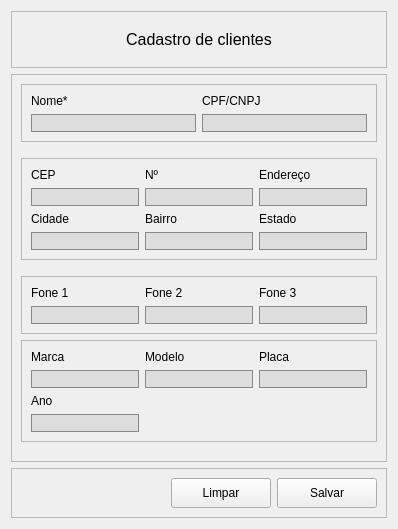
            <widget class="QWidget" name="page3">
             <layout class="QVBoxLayout" name="verticalLayout_14">
              <item>
               <widget class="QFrame" name="frame_12">
                <property name="frameShape">
                 <enum>QFrame::StyledPanel</enum>
                </property>
                <property name="frameShadow">
                 <enum>QFrame::Raised</enum>
                </property>
                <layout class="QVBoxLayout" name="verticalLayout_13" stretch="0">
                 <property name="spacing">
                  <number>18</number>
                 </property>
                 <property name="leftMargin">
                  <number>18</number>
                 </property>
                 <property name="topMargin">
                  <number>18</number>
                 </property>
                 <property name="rightMargin">
                  <number>18</number>
                 </property>
                 <property name="bottomMargin">
                  <number>18</number>
                 </property>
                 <item>
                  <widget class="QLabel" name="label_5">
                   <property name="font">
                    <font>
                     <family>MS Shell Dlg 2</family>
                     <pointsize>12</pointsize>
                     <weight>50</weight>
                     <italic>false</italic>
                     <bold>false</bold>
                    </font>
                   </property>
                   <property name="text">
                    <string>Cadastro de clientes</string>
                   </property>
                   <property name="alignment">
                    <set>Qt::AlignCenter</set>
                   </property>
                  </widget>
                 </item>
                </layout>
               </widget>
              </item>
              <item>
               <widget class="QFrame" name="frame_13">
                <property name="sizePolicy">
                 <sizepolicy hsizetype="Preferred" vsizetype="Expanding">
                  <horstretch>0</horstretch>
                  <verstretch>0</verstretch>
                 </sizepolicy>
                </property>
                <property name="styleSheet">
                 <string notr="true">QLineEdit{
	border: 1px solid #888888;
	background-color: #DDDDDD
}

QLabel{
	width: 10px;
}</string>
                </property>
                <property name="frameShape">
                 <enum>QFrame::StyledPanel</enum>
                </property>
                <property name="frameShadow">
                 <enum>QFrame::Raised</enum>
                </property>
                <layout class="QVBoxLayout" name="verticalLayout_20">
                 <item>
                  <widget class="QFrame" name="frame_6">
                   <property name="sizePolicy">
                    <sizepolicy hsizetype="Preferred" vsizetype="Preferred">
                     <horstretch>0</horstretch>
                     <verstretch>0</verstretch>
                    </sizepolicy>
                   </property>
                   <property name="frameShape">
                    <enum>QFrame::StyledPanel</enum>
                   </property>
                   <property name="frameShadow">
                    <enum>QFrame::Raised</enum>
                   </property>
                   <layout class="QGridLayout" name="gridLayout_2">
                    <item row="1" column="1">
                     <widget class="QLineEdit" name="lineEdit_2"/>
                    </item>
                    <item row="0" column="0">
                     <widget class="QLabel" name="label_2">
                      <property name="sizePolicy">
                       <sizepolicy hsizetype="Preferred" vsizetype="Maximum">
                        <horstretch>0</horstretch>
                        <verstretch>0</verstretch>
                       </sizepolicy>
                      </property>
                      <property name="text">
                       <string>Nome*</string>
                      </property>
                     </widget>
                    </item>
                    <item row="0" column="1">
                     <widget class="QLabel" name="label_3">
                      <property name="text">
                       <string>CPF/CNPJ</string>
                      </property>
                     </widget>
                    </item>
                    <item row="1" column="0">
                     <widget class="QLineEdit" name="lineEdit"/>
                    </item>
                   </layout>
                  </widget>
                 </item>
                 <item>
                  <spacer name="verticalSpacer">
                   <property name="orientation">
                    <enum>Qt::Vertical</enum>
                   </property>
                   <property name="sizeType">
                    <enum>QSizePolicy::Maximum</enum>
                   </property>
                   <property name="sizeHint" stdset="0">
                    <size>
                     <width>20</width>
                     <height>10</height>
                    </size>
                   </property>
                  </spacer>
                 </item>
                 <item>
                  <widget class="QFrame" name="frame_7">
                   <property name="frameShape">
                    <enum>QFrame::StyledPanel</enum>
                   </property>
                   <property name="frameShadow">
                    <enum>QFrame::Raised</enum>
                   </property>
                   <layout class="QGridLayout" name="gridLayout_3">
                    <item row="2" column="1">
                     <widget class="QLabel" name="label_15">
                      <property name="sizePolicy">
                       <sizepolicy hsizetype="Preferred" vsizetype="Maximum">
                        <horstretch>0</horstretch>
                        <verstretch>0</verstretch>
                       </sizepolicy>
                      </property>
                      <property name="text">
                       <string>Bairro</string>
                      </property>
                     </widget>
                    </item>
                    <item row="0" column="0">
                     <widget class="QLabel" name="label_7">
                      <property name="sizePolicy">
                       <sizepolicy hsizetype="Preferred" vsizetype="Maximum">
                        <horstretch>0</horstretch>
                        <verstretch>0</verstretch>
                       </sizepolicy>
                      </property>
                      <property name="text">
                       <string>CEP</string>
                      </property>
                     </widget>
                    </item>
                    <item row="2" column="0">
                     <widget class="QLabel" name="label_16">
                      <property name="text">
                       <string>Cidade</string>
                      </property>
                     </widget>
                    </item>
                    <item row="0" column="1">
                     <widget class="QLabel" name="label_10">
                      <property name="text">
                       <string>Nº</string>
                      </property>
                     </widget>
                    </item>
                    <item row="0" column="2">
                     <widget class="QLabel" name="label_8">
                      <property name="text">
                       <string>Endereço</string>
                      </property>
                     </widget>
                    </item>
                    <item row="1" column="1">
                     <widget class="QLineEdit" name="lineEdit_6"/>
                    </item>
                    <item row="1" column="2">
                     <widget class="QLineEdit" name="lineEdit_4"/>
                    </item>
                    <item row="3" column="1">
                     <widget class="QLineEdit" name="lineEdit_7"/>
                    </item>
                    <item row="1" column="0">
                     <widget class="QLineEdit" name="lineEdit_8"/>
                    </item>
                    <item row="2" column="2">
                     <widget class="QLabel" name="label_17">
                      <property name="text">
                       <string>Estado</string>
                      </property>
                     </widget>
                    </item>
                    <item row="3" column="2">
                     <widget class="QLineEdit" name="lineEdit_5"/>
                    </item>
                    <item row="3" column="0">
                     <widget class="QLineEdit" name="lineEdit_3"/>
                    </item>
                   </layout>
                  </widget>
                 </item>
                 <item>
                  <spacer name="verticalSpacer_3">
                   <property name="orientation">
                    <enum>Qt::Vertical</enum>
                   </property>
                   <property name="sizeType">
                    <enum>QSizePolicy::Maximum</enum>
                   </property>
                   <property name="sizeHint" stdset="0">
                    <size>
                     <width>20</width>
                     <height>10</height>
                    </size>
                   </property>
                  </spacer>
                 </item>
                 <item>
                  <widget class="QFrame" name="frame_8">
                   <property name="frameShape">
                    <enum>QFrame::StyledPanel</enum>
                   </property>
                   <property name="frameShadow">
                    <enum>QFrame::Raised</enum>
                   </property>
                   <layout class="QGridLayout" name="gridLayout_4">
                    <item row="0" column="0">
                     <widget class="QLabel" name="label_18">
                      <property name="sizePolicy">
                       <sizepolicy hsizetype="Preferred" vsizetype="Maximum">
                        <horstretch>0</horstretch>
                        <verstretch>0</verstretch>
                       </sizepolicy>
                      </property>
                      <property name="text">
                       <string>Fone 1</string>
                      </property>
                     </widget>
                    </item>
                    <item row="0" column="2">
                     <widget class="QLabel" name="label_20">
                      <property name="text">
                       <string>Fone 3</string>
                      </property>
                     </widget>
                    </item>
                    <item row="0" column="1">
                     <widget class="QLabel" name="label_19">
                      <property name="text">
                       <string>Fone 2</string>
                      </property>
                     </widget>
                    </item>
                    <item row="1" column="0">
                     <widget class="QLineEdit" name="lineEdit_11"/>
                    </item>
                    <item row="1" column="1">
                     <widget class="QLineEdit" name="lineEdit_9"/>
                    </item>
                    <item row="1" column="2">
                     <widget class="QLineEdit" name="lineEdit_10"/>
                    </item>
                   </layout>
                  </widget>
                 </item>
                 <item>
                  <widget class="QFrame" name="frame_9">
                   <property name="frameShape">
                    <enum>QFrame::StyledPanel</enum>
                   </property>
                   <property name="frameShadow">
                    <enum>QFrame::Raised</enum>
                   </property>
                   <layout class="QGridLayout" name="gridLayout_5">
                    <item row="2" column="0">
                     <widget class="QLabel" name="label_23">
                      <property name="text">
                       <string>Ano</string>
                      </property>
                     </widget>
                    </item>
                    <item row="0" column="2">
                     <widget class="QLabel" name="label_24">
                      <property name="text">
                       <string>Placa</string>
                      </property>
                     </widget>
                    </item>
                    <item row="1" column="0">
                     <widget class="QLineEdit" name="lineEdit_14"/>
                    </item>
                    <item row="0" column="1">
                     <widget class="QLabel" name="label_22">
                      <property name="text">
                       <string>Modelo</string>
                      </property>
                     </widget>
                    </item>
                    <item row="0" column="0">
                     <widget class="QLabel" name="label_21">
                      <property name="sizePolicy">
                       <sizepolicy hsizetype="Preferred" vsizetype="Maximum">
                        <horstretch>0</horstretch>
                        <verstretch>0</verstretch>
                       </sizepolicy>
                      </property>
                      <property name="text">
                       <string>Marca</string>
                      </property>
                     </widget>
                    </item>
                    <item row="1" column="1">
                     <widget class="QLineEdit" name="lineEdit_15"/>
                    </item>
                    <item row="1" column="2">
                     <widget class="QLineEdit" name="lineEdit_12"/>
                    </item>
                    <item row="3" column="0">
                     <widget class="QLineEdit" name="lineEdit_13"/>
                    </item>
                   </layout>
                  </widget>
                 </item>
                 <item>
                  <spacer name="verticalSpacer_2">
                   <property name="orientation">
                    <enum>Qt::Vertical</enum>
                   </property>
                   <property name="sizeType">
                    <enum>QSizePolicy::Maximum</enum>
                   </property>
                   <property name="sizeHint" stdset="0">
                    <size>
                     <width>20</width>
                     <height>10</height>
                    </size>
                   </property>
                  </spacer>
                 </item>
                </layout>
               </widget>
              </item>
              <item>
               <widget class="QFrame" name="frame_11">
                <property name="styleSheet">
                 <string notr="true">QPushButton:hover{
	background-color: #aaaaaa;
	border-radius: 5px;
}

QPushButton:focus{
	background-color: #aaaaaa;
	border-radius: 5px;
}</string>
                </property>
                <property name="frameShape">
                 <enum>QFrame::StyledPanel</enum>
                </property>
                <property name="frameShadow">
                 <enum>QFrame::Raised</enum>
                </property>
                <layout class="QHBoxLayout" name="horizontalLayout_5">
                 <item>
                  <spacer name="spacer_2">
                   <property name="orientation">
                    <enum>Qt::Horizontal</enum>
                   </property>
                   <property name="sizeHint" stdset="0">
                    <size>
                     <width>40</width>
                     <height>20</height>
                    </size>
                   </property>
                  </spacer>
                 </item>
                 <item>
                  <widget class="QPushButton" name="botaolimpar_2">
                   <property name="minimumSize">
                    <size>
                     <width>100</width>
                     <height>30</height>
                    </size>
                   </property>
                   <property name="text">
                    <string>Limpar</string>
                   </property>
                  </widget>
                 </item>
                 <item>
                  <widget class="QPushButton" name="pushButton_17">
                   <property name="minimumSize">
                    <size>
                     <width>100</width>
                     <height>30</height>
                    </size>
                   </property>
                   <property name="text">
                    <string>Salvar</string>
                   </property>
                  </widget>
                 </item>
                </layout>
               </widget>
              </item>
             </layout>
            </widget>
